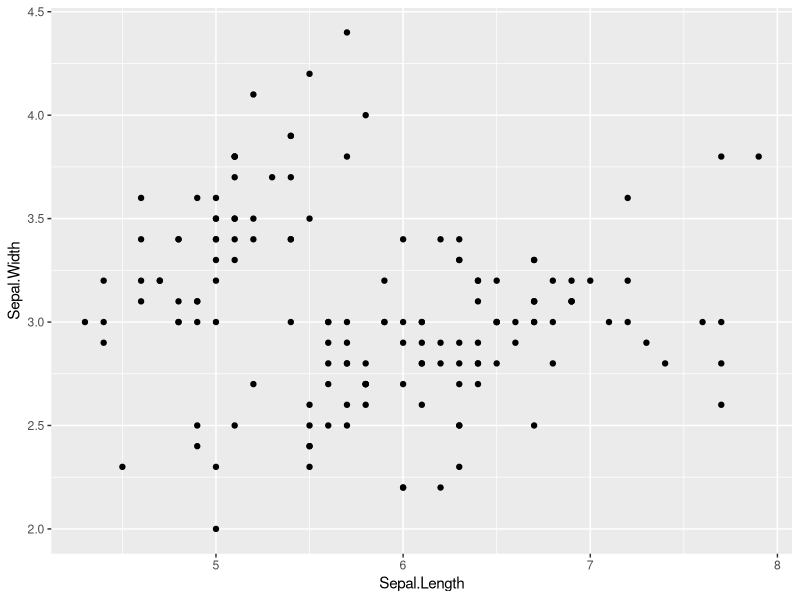
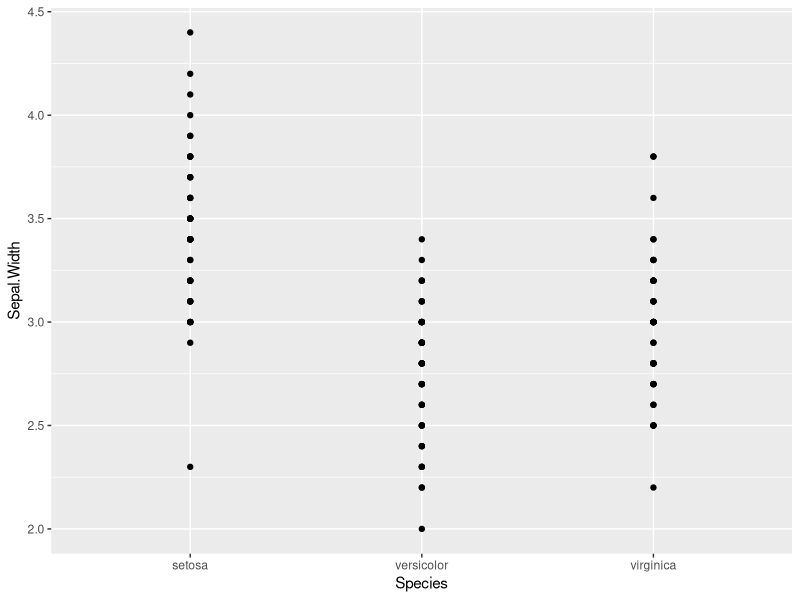
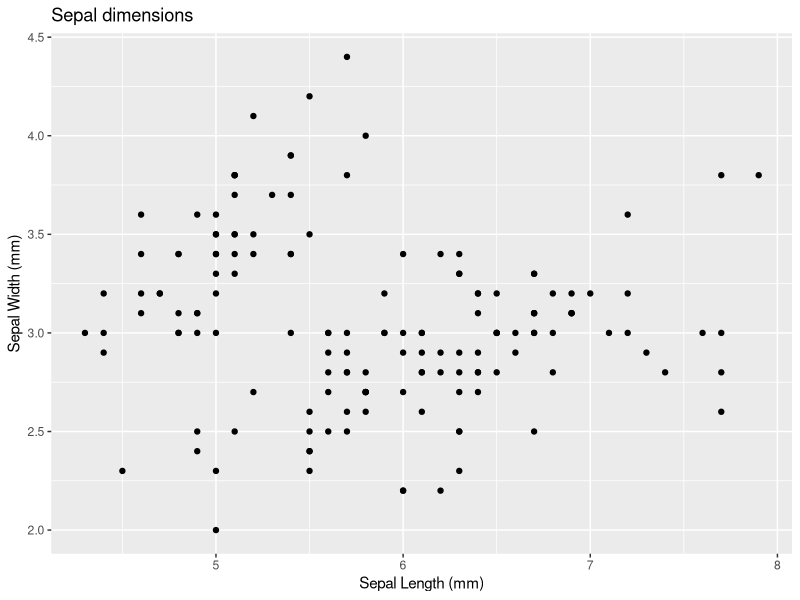
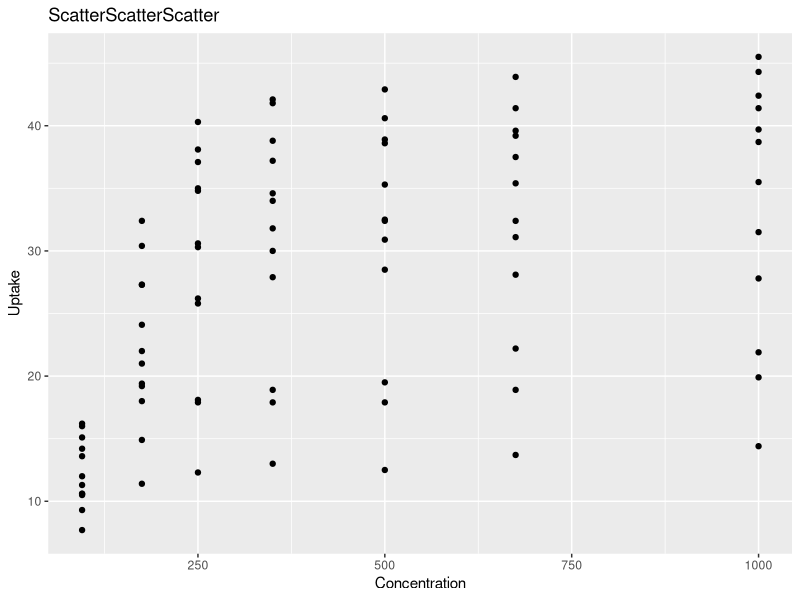

The R script that drew these images, in order:
#Before you push your changes to GitHub, first you should pull from GitHub. Why? If you make changes to the repo in the browser or from another machine or (one day) a collaborator has pushed, you will be happier if you pull those changes in before you attempt to push.

#Click the blue “Pull” button in the “Git” tab in RStudio. I doubt anything will happen, i.e. you’ll get the message “Already up-to-date”. This is just to establish a habit.
#Now click the green “Push” button to send your local changes to GitHub. You should see some message along these lines.


#https://wiki.qcbs.ca/r_workshop3


getwd()



library(ggplot2)

?qplot


#preloaded data

?iris
data(iris)
head(iris)
str(iris)
names(iris)

qplot(data = iris, x = Sepal.Length, y = Sepal.Width)

#As mentioned previously, the qplot() function understands how to draw a plot based on the mapped variables. In the previous example we used two numerical variables and obtained a scatter plot. However, qplot() will also understand categorical variables:
qplot(data = iris, x = Species, y = Sepal.Width)

qplot(data = iris,
      x = Sepal.Length,
      xlab = "Sepal Length (mm)",
      y = Sepal.Width,
      ylab = "Sepal Width (mm)",
      main = "Sepal dimensions")

#challenge
?CO2
data(CO2)
names(CO2)
str(CO2)

qplot(data = CO2,
      x = conc,
      xlab = "Concentration",
      y = uptake,
      ylab = "Uptake",
      main = "ScatterScatterScatter")
